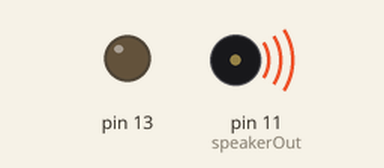
A sketch run on a simulated Arduino Uno, built with avr-gcc and run on an emulated ATmega328P. Parts: output pins drawn as LEDs (lit = HIGH), buzzer (waves = sounding).

Above: at 0.1 s.
At 5.1 s:
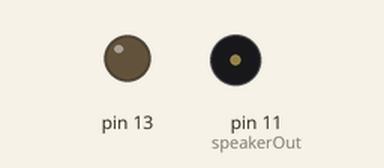
Timing chart, 0 to 6.6 s (numbered marks = the images above):
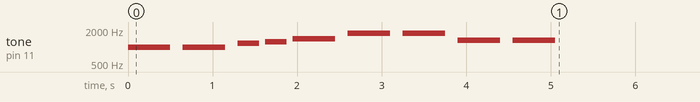

The sketch:

ThemePlayerRedux.ino
```cpp
//#include "pitches.h"

const int NOTE_B = 988;
const int NOTE_D = 1175;
const int NOTE_DS = 1245;
const int NOTE_F = 1397;
const int NOTE_A = 1760;
const int NOTE_E = 1319;
const int restCount = 100;
const int speakerOut = 11;
boolean played = false;
//const int NOTE_B0 = 31;
//const int NOTE_E1 = 41;
//const int NOTE_F1 = 44;
//const int NOTE_G1 = 49;
//const int NOTE_A1 = 55;
const int melody2[] = {NOTE_B,NOTE_B,NOTE_D,NOTE_DS,NOTE_F,NOTE_A,NOTE_A, NOTE_E, NOTE_E};
const int beats2[] = {2,2,4,4,2,2,2,2,2};
//const int melody[] = {d,d,f,fSharp,a,c,b,d,d,f,fSharp,a,c,b,b,b,dSharp,b,cSharp,aSharp,R,R,b,b,b,b,aSharp,cSharp,b,R,b,b,b,dSharp,b,cSharp,aSharp,R,R,b,b,b,b,aSharp,cSharp,b,R};
const int beats[] = {2,2,1,1,2,4,4,2,2,1,1,2,4,4,1,2,2,2,2,2,2,1,1,1,1,2,2,2,2,4,4,1,2,2,2,2,2,2,1,1,1,1,2,2,2,3};

int pause = 1000;
long tempo = 150000;

int tone_ = 0;
int beat = 0;
long duration = 0;

void setup(){
  pinMode(13,OUTPUT);
  for (int i = 0; i < 9; i++){
    int noteDuration = 1000/beats2[i];
    tone(speakerOut, melody2[i],noteDuration);
//    digitalWrite(13,HIGH);
    delay(noteDuration * 1.3);
    noTone(speakerOut);
//    digitalWrite(13,LOW);
  }
}
void loop(){
}
```
